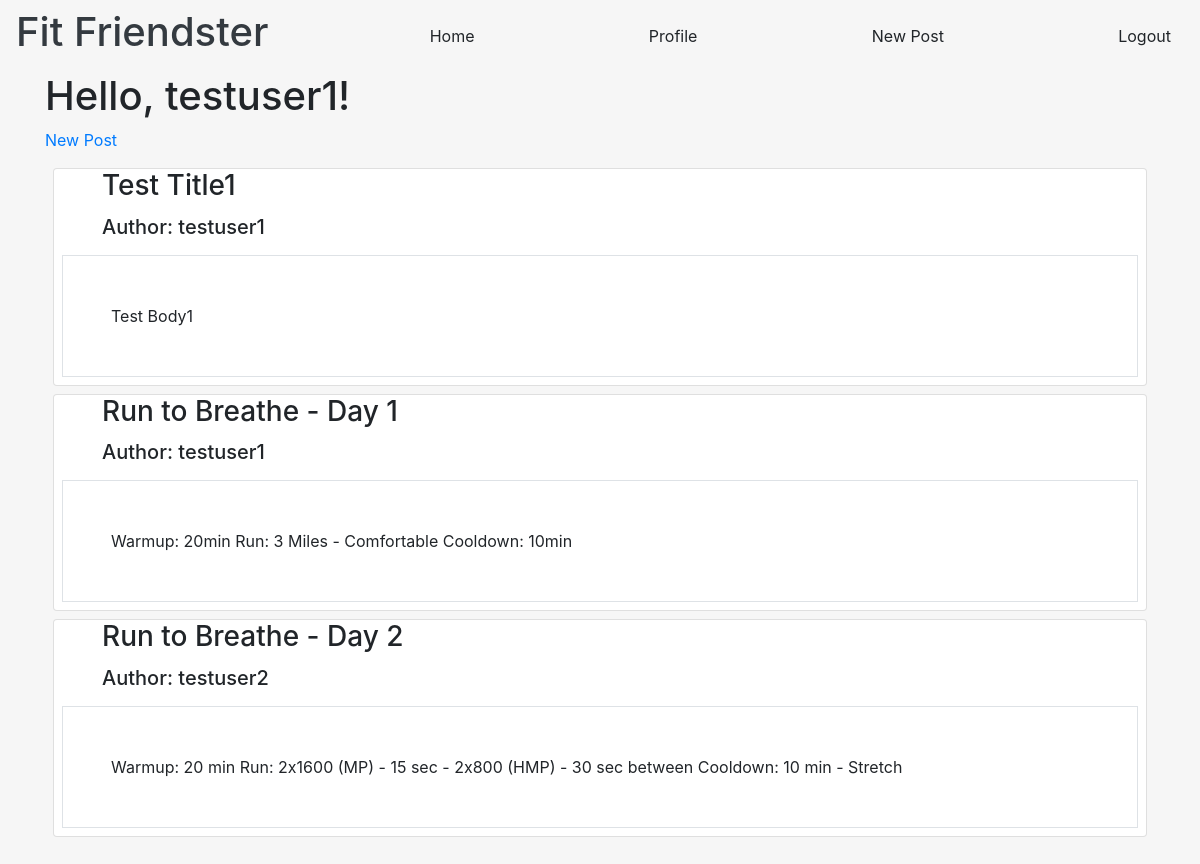
The app's page /index (signed in) with its own data.
### app/models.py (models this page shows, shortened)
class User(UserMixin, db.Model):
    id = db.Column(db.Integer, primary_key=True)
    username = db.Column(db.String(64), index=True, unique=True)
    first_name = db.Column(db.String(32))
    last_name = db.Column(db.String(32))
    email = db.Column(db.String(64), index=True, unique=True)
    password_hash = db.Column(db.String(128))
    about_me = db.Column(db.String(140))
    last_seen = db.Column(db.DateTime, default=datetime.utcnow)
    active = db.Column(db.Boolean)
    user_type = db.Column(db.String(64))
    posts = db.relationship('Post', backref='author', lazy='dynamic')

class Post(db.Model):
    id = db.Column(db.Integer, primary_key=True)
    title = db.Column(db.String(140))
    body = db.Column(db.String(140))
    timestamp = db.Column(db.DateTime, index=True, default=datetime.utcnow)
    user_id = db.Column(db.Integer, db.ForeignKey('user.id'))

### app/routes.py (the view)
@app.route('/')
@app.route('/index')
@login_required
def index():
    posts = Post.query.all()
    return render_template('index.html', title="Home-Page", posts=posts)

### app/models.py (called while the page is built)
@login.user_loader
def load_user(id):
    return User.query.get(int(id))

### app/routes.py (called while the page is built)
@app.before_request
def before_request():
    if current_user.is_authenticated:
        current_user.last_seen = datetime.utcnow()
        db.session.commit()

### app/templates/index.html
{% extends "base.html" %}
{% block app_content %}
    <main>
        <h1>Hello, {{current_user.username}}!</h1>
        <p><a href="{{ url_for('new_post') }}">New Post</a></p>
        {% for post in posts %}
        <div class="card m-2">
                <h3 class="card-title pl-5 pr-5">{{ post.title }} </h3>
                <h5 class="pl-5 pr-5">Author: {{ post.author.username }}</h5>
                <div class="card-body border m-2 p-5">
                    <p class="card-text">
                        {{ post.body }}
                    </p>
                </div>
        </div>
        {% endfor %}
    </main>
{% endblock %}

### app/static/styles/base.css (style rules this page uses)
body { background-color: rgba(238, 238, 238, 0.5) !important; background-image: url("https://lh3.googleusercontent.com/Ye6KQ9ZykEWM-KRvGyFK4bJw46YjSk3ykM5nRfwChkEk9jco4NYzXyqyN1JLaJiIGfjFiJW2th52w0a344A8gSdGn49mt-i4GEcqtk34yJnVduKogmziRuLRVTdMDJmgDkRVRheBpis=w2132-h1600-no"); background-blend-mode: color; background-size: cover; background-repeat: no-repeat; height: 1000px; overflow: scroll; }

### records on screen
User: username "testuser1"
Post: title "Test Title1", author.username "testuser1", body "Test Body1"
Post: title "Run to Breathe - Day 1", author.username "testuser1", body "Warmup: 20min Run: 3 Miles - Comfortable Cooldown: 10min"
Post: title "Run to Breathe - Day 2", author.username "testuser2", body "Warmup: 20 min Run: 2x1600 (MP) - 15 sec - 2x800 (HMP) - 30 sec between Cooldown: 10 min - Stretch"
